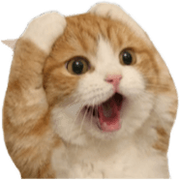
#> input picture assets/source/catbuddy-reference.png, 180 x 180 px
$ python render-cat-gifs.py --source ../assets/source/catbuddy-reference.png --output out.png
#> lines starting #> are read from the running program, lines starting #| are printed output that depends on the picture
### scripts/pet_animation.py
"""桌宠动画编码的公共部分：RGBA 帧序列 → 透明 WebM。"""

import shutil
import subprocess
import tempfile
from pathlib import Path

from PIL import Image

DEFAULT_CRF = 30


def save_webm(frames, path, duration_ms=95, crf=DEFAULT_CRF):
    """把 RGBA 帧序列编码成带 alpha 的 VP9 WebM。

    -pix_fmt yuva420p  保留 alpha 通道
    -auto-alt-ref 0    VP9 带 alpha 时必需，否则 altref 帧会破坏 alpha
    -b:v 0 -crf N      恒定质量模式

    回读校验时注意：ffmpeg 自带的原生 VP9 解码器不还原 alpha，
    必须显式指定 ``-c:v libvpx-vp9``。
    """
    if shutil.which("ffmpeg") is None:
        raise RuntimeError("未找到 ffmpeg，无法编码透明 WebM")
    with tempfile.TemporaryDirectory() as tmp:
        for index, frame in enumerate(frames):
            frame.convert("RGBA").save(Path(tmp) / f"frame_{index:04d}.png")
        subprocess.run([
            "ffmpeg", "-y", "-loglevel", "error",
            "-framerate", f"1000/{duration_ms}",
            "-i", str(Path(tmp) / "frame_%04d.png"),
            "-c:v", "libvpx-vp9", "-pix_fmt", "yuva420p",
            "-b:v", "0", "-crf", str(crf),
            "-auto-alt-ref", "0", "-row-mt", "1", "-an",
            str(path),
        ], check=True)
    return path


# [10 lines left out: function decode_webm_frame, not called in this run]

### scripts/render-cat-gifs.py
#!/usr/bin/env python3
"""Render the supplied CatBuddy cutout as eight small, looping desktop-pet GIFs."""

import argparse
import math
import subprocess
from pathlib import Path

from PIL import Image, ImageDraw, ImageFont

from pet_animation import save_webm

SIZE = (280, 320)
FRAMES = 12
DURATION_MS = 95
STATES = ("idle", "study", "work", "coffee", "debug", "slack", "nap", "cheer")
INK = (74, 51, 55, 255)
CREAM = (255, 248, 228, 255)
ORANGE = (244, 164, 88, 255)


def rounded(draw, box, fill, radius=12, width=4):
    draw.rounded_rectangle(box, radius=radius, fill=fill, outline=INK, width=width)


def render_props(canvas, state, frame):
    draw = ImageDraw.Draw(canvas, "RGBA")
    wave = math.sin(frame * math.tau / FRAMES)
    if state == "idle":
        for x, y, offset in ((36, 86, 0), (241, 116, 3), (222, 34, 7)):
            glow = 5 + 2 * math.sin((frame + offset) * math.tau / FRAMES)
            draw.ellipse((x-glow, y-glow, x+glow, y+glow), fill=(255, 207, 97, 230))
            draw.line((x-12, y, x+12, y), fill=INK, width=2)
            draw.line((x, y-12, x, y+12), fill=INK, width=2)
    elif state == "study":
        rounded(draw, (37, 259, 243, 306), CREAM, 9)
        draw.line((140, 262, 140, 303), fill=INK, width=3)
        for y in (272, 282, 292):
            draw.line((53, y, 120, y), fill=(153, 129, 151, 255), width=2)
            draw.line((158, y, 225, y), fill=(153, 129, 151, 255), width=2)
        x = 173 + 8 * wave
        draw.line((x, 250, x+20, 279), fill=(233, 149, 57, 255), width=7)
        draw.polygon(((x+20,279),(x+13,275),(x+18,285)), fill=INK)
        draw.ellipse((225, 50, 245, 70), fill=(255, 225, 117, 220))
    elif state == "work":
        rounded(draw, (30, 240, 250, 295), (173, 197, 213, 255), 9)
        draw.polygon(((40,238),(240,238),(217,194),(63,194)), fill=(202, 218, 228, 255))
        draw.line((63,194,217,194,240,238,40,238,63,194), fill=INK, width=4, joint="curve")
        draw.ellipse((130, 207, 150, 227), fill=(245, 188, 116, 255))
        for x, y in ((41,75),(231,88)):
            dy = 7 * wave
            draw.ellipse((x, y+dy, x+12, y+20+dy), fill=(99, 188, 226, 220))
        draw.rectangle((226, 257, 237, 275), fill=(222, 89, 78, 255))
    elif state == "coffee":
        rounded(draw, (163, 221, 244, 296), (245, 230, 194, 255), 18)
        draw.arc((218, 232, 264, 279), 270, 90, fill=INK, width=7)
        draw.ellipse((167, 217, 240, 230), fill=(93, 61, 45, 255))
        for x in (185, 211):
            dy = 5 * wave
            draw.arc((x, 180+dy, x+20, 219+dy), 70, 270, fill=(175, 170, 161, 230), width=3)
        draw.ellipse((39, 81, 50, 99), fill=(99, 188, 226, 215))
    elif state == "debug":
        rounded(draw, (46, 246, 230, 299), (220, 230, 236, 255), 10)
        draw.rectangle((57, 255, 220, 286), fill=(81, 75, 105, 255))
        x = 132 + 8 * wave
        draw.ellipse((x-13, 257, x+13, 282), fill=(223, 87, 86, 255), outline=CREAM, width=2)
        draw.line((x, 258, x, 281), fill=INK, width=3)
        draw.line((x-24, 264, x+24, 264), fill=INK, width=2)
        draw.line((x-24, 276, x+24, 276), fill=INK, width=2)
        rounded(draw, (217, 52, 249, 104), (255, 221, 110, 255), 11)
        draw.line((233, 64, 233, 84), fill=INK, width=5)
        draw.ellipse((230, 90, 236, 96), fill=INK)
    elif state == "slack":
        draw.ellipse((34, 262, 250, 304), fill=(241, 187, 128, 230), outline=INK, width=4)
        x = 183 + 11 * wave
        y = 242 + 5 * wave
        draw.ellipse((x-25,y-10,x+20,y+11), fill=(125, 178, 203, 255), outline=INK, width=3)
        draw.polygon(((x+18,y),(x+39,y-14),(x+39,y+14)), fill=(125, 178, 203, 255))
        draw.ellipse((x-15,y-3,x-10,y+2), fill=INK)
        for bx, by in ((207,90),(228,62),(246,42)):
            r = 3 + (frame % 3)
            draw.ellipse((bx-r,by-r,bx+r,by+r), outline=(150, 204, 230, 230), width=2)
    elif state == "nap":
        draw.ellipse((34, 265, 247, 309), fill=(213, 183, 223, 255), outline=INK, width=4)
        font = ImageFont.truetype("/System/Library/Fonts/Supplemental/Arial Bold.ttf", 30)
        for index, (x,y) in enumerate(((194,77),(218,48),(238,25))):
            dy = int(5 * math.sin((frame+index*3)*math.tau/FRAMES))
            draw.text((x,y+dy), "Z", font=font, fill=(126, 115, 176, 255), stroke_width=1, stroke_fill=INK)
        draw.arc((27, 36, 80, 88), 30, 280, fill=(255, 211, 102, 255), width=8)
    elif state == "cheer":
        for index in range(15):
            x = 23 + (index*57) % 239
            y = 26 + (index*83 + frame*11) % 235
            color = ((246, 117, 131, 230), (111, 191, 164, 230), (255, 209, 96, 230))[index % 3]
            draw.rectangle((x,y,x+6,y+10), fill=color)
        rounded(draw, (103, 264, 174, 303), (255, 225, 113, 255), 13)
        draw.polygon(((115, 268),(120, 248),(130, 267)), fill=(255, 225, 113, 255))
        draw.polygon(((145, 267),(151, 248),(160, 268)), fill=(255, 225, 113, 255))


def gif_frame(source, state, frame):
    canvas = Image.new("RGBA", SIZE)
    angle = 2.5 * math.sin(frame * math.tau / FRAMES)
    bounce = int(3 * math.sin(frame * math.tau / FRAMES))
    cat = source.resize((246, 246), Image.Resampling.LANCZOS).rotate(
        angle, Image.Resampling.BICUBIC, expand=False
    )
    canvas.alpha_composite(cat, (17, 25 + bounce))
    render_props(canvas, state, frame)
    return canvas


def gif_palette(frame):
    # GIF has one-bit alpha; reserve palette index 255 for transparent pixels.
    palette = frame.convert("RGB").quantize(colors=255, method=Image.Quantize.MEDIANCUT)
    alpha = frame.getchannel("A")
    pixels = palette.load()
    mask = alpha.load()
    for y in range(frame.height):
        for x in range(frame.width):
            if mask[x, y] < 128:
                pixels[x, y] = 255
    colors = palette.getpalette()
    colors[255*3:255*3+3] = [0, 0, 0]
    palette.putpalette(colors)
    return palette


def render_icon(source, output):
    icon = Image.new("RGBA", (1024, 1024))
    draw = ImageDraw.Draw(icon)
    draw.rounded_rectangle((32, 32, 992, 992), radius=225, fill=(255, 243, 217, 255))
    draw.rounded_rectangle((33, 33, 991, 991), radius=225, outline=(214, 137, 74, 255), width=32)
    cat = source.resize((890, 890), Image.Resampling.LANCZOS)
    icon.alpha_composite(cat, (67, 67))
    icon.save(output / "icon.png")
    icon.save(output / "icon.ico", sizes=[(16,16),(24,24),(32,32),(48,48),(64,64),(128,128),(256,256)])
    iconset = output / "icon.iconset"
    iconset.mkdir(exist_ok=True)
    for size in (16, 32, 128, 256, 512):
        icon.resize((size,size), Image.Resampling.LANCZOS).save(iconset / f"icon_{size}x{size}.png")
        icon.resize((size*2,size*2), Image.Resampling.LANCZOS).save(iconset / f"icon_{size}x{size}@2x.png")
    subprocess.run(["iconutil", "-c", "icns", str(iconset), "-o", str(output / "icon.icns")], check=True)
    for file in iconset.iterdir():
        file.unlink()
    iconset.rmdir()


def main():
    parser = argparse.ArgumentParser()
    parser.add_argument("--source", required=True, type=Path)
    parser.add_argument("--output", required=True, type=Path)
    args = parser.parse_args()
    args.output.mkdir(parents=True, exist_ok=True)
    source = Image.open(args.source).convert("RGBA")
#> source is the input picture: PIL image 180x180 RGBA; mean R, G, B, A 151.2, 126.4, 99.7, 203.1
    for state in STATES:
        frames = [gif_frame(source, state, index) for index in range(FRAMES)]
        palettes = [gif_palette(frame) for frame in frames]
        palettes[0].save(args.output / f"cat-{state}.gif", save_all=True,
                         append_images=palettes[1:], duration=DURATION_MS,
                         loop=0, disposal=2, transparency=255, optimize=False)
        # GIF 留作降级与缩略图；主路线是带 8 bit alpha 的透明 WebM
        save_webm(frames, args.output / f"cat-{state}.webm", DURATION_MS)
#> this loop made 1 pass
#> pass 1, in gif_frame (call 2), `cat = source.resize((246, 246), Image.Resampling.LANCZOS).rotate( angl..`:
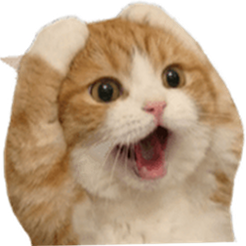
#> cat: PIL image 246x246 RGBA; mean R, G, B, A 148.4, 123.9, 97.7, 203; transparent parts drawn white
#> pass 1, in gif_frame (call 3), `cat = source.resize((246, 246), Image.Resampling.LANCZOS).rotate( angl..`:
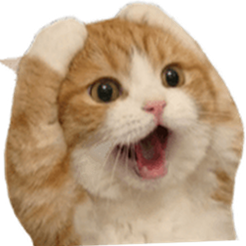
#> cat: PIL image 246x246 RGBA; mean R, G, B, A 148.2, 123.7, 97.6, 202.8; transparent parts drawn white
    render_icon(source, args.output)
    print("Rendered", len(STATES), "GIFs and app icons in", args.output)


if __name__ == "__main__":
#> (the run stopped early here; a loop or call above may not have finished)

$ run again, on assets/source/gugugaga-daydream-reference.png
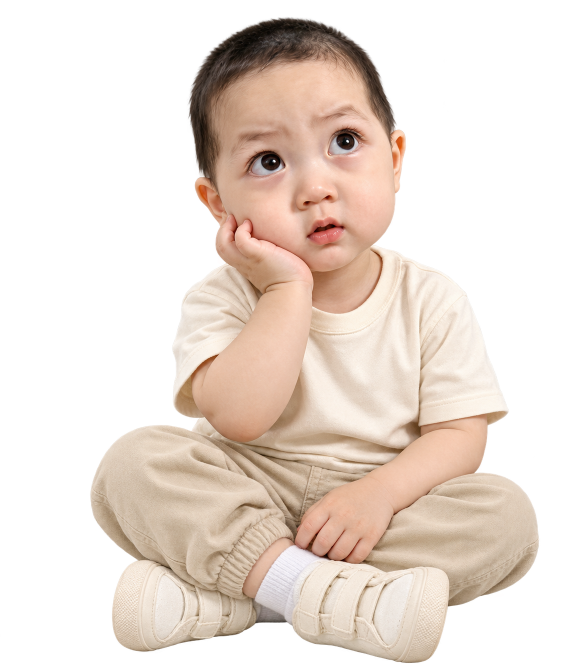
#> input picture assets/source/gugugaga-daydream-reference.png, 1174 x 1339 px (shown at 1/2 size)
#> in main, source is the input picture: PIL image 1174x1339 RGBA; mean R, G, B, A 97.4, 85, 76.1, 114.1
#> the loop in main, `for state in STATES:` made 1 pass
#> pass 1, in gif_frame (call 2), `cat = source.resize((246, 246), Image.Resampling.LANCZOS).rotate( angl..`:
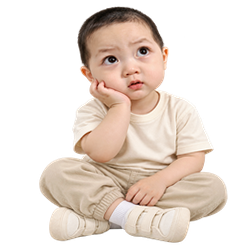
#> cat: PIL image 246x246 RGBA; mean R, G, B, A 97.1, 84.8, 75.9, 114.1; transparent parts drawn white
#> pass 1, in gif_frame (call 3), `cat = source.resize((246, 246), Image.Resampling.LANCZOS).rotate( angl..`:
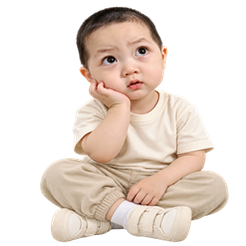
#> cat: PIL image 246x246 RGBA; mean R, G, B, A 97.1, 84.8, 75.9, 114.1; transparent parts drawn white
